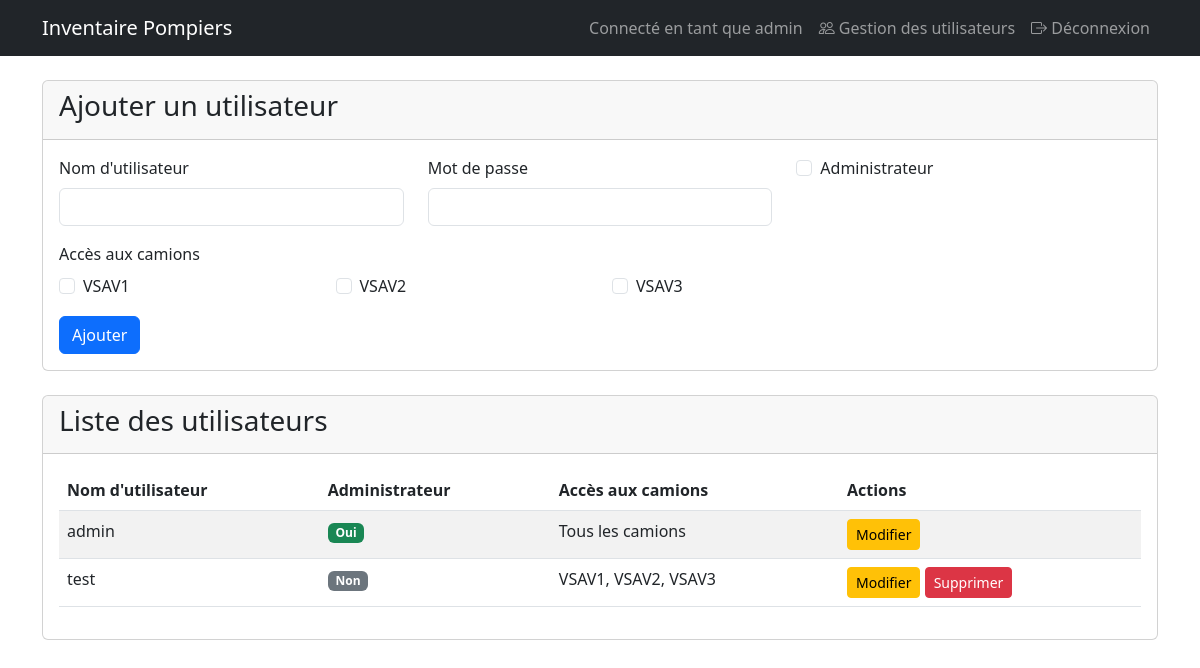
Page /gestion_utilisateurs (signed in) on the committed database.
### app.py (models this page shows, shortened)
class User(UserMixin, db.Model):
    id = db.Column(db.Integer, primary_key=True)
    username = db.Column(db.String(80), unique=True, nullable=False)
    password_hash = db.Column(db.String(120), nullable=False)
    is_admin = db.Column(db.Boolean, default=False)
    camions_access = db.relationship('UserCamionAccess', backref='user', lazy=True)

class Camion(db.Model):
    id = db.Column(db.Integer, primary_key=True)
    nom = db.Column(db.String(80), unique=True, nullable=False)
    description = db.Column(db.Text)
    icon_path = db.Column(db.String(255))
    materiels = db.relationship('Materiel', backref='camion', lazy=True)
    user_access = db.relationship('UserCamionAccess', backref='camion', lazy=True)

class UserCamionAccess(db.Model):
    id = db.Column(db.Integer, primary_key=True)
    user_id = db.Column(db.Integer, db.ForeignKey('user.id'), nullable=False)
    camion_id = db.Column(db.Integer, db.ForeignKey('camion.id'), nullable=False)

### app.py (the view)
@app.route('/gestion_utilisateurs')
@login_required
def gestion_utilisateurs():
    if not current_user.is_admin:
        flash('Permission refusée')
        return redirect(url_for('liste_camions'))
    users = User.query.all()
    camions = Camion.query.all()
    return render_template('gestion_utilisateurs.html', users=users, camions=camions)

### app.py (called while the page is built)
@login_manager.user_loader
def load_user(user_id):
    return User.query.get(int(user_id))

### templates/gestion_utilisateurs.html (shortened to what this page needs)
{% extends "base.html" %}
{% block content %}
<div class="row">
    <div class="col-md-12">
        <div class="card mb-4">
            <div class="card-header">
                <h3>Ajouter un utilisateur</h3>
            </div>
            <div class="card-body">
                <form method="POST" action="{{ url_for('ajouter_utilisateur') }}">
                    <div class="row">
                        <div class="col-md-4">
                            <div class="mb-3">
                                <label for="username" class="form-label">Nom d'utilisateur</label>
                                <input type="text" class="form-control" id="username" name="username" required>
                            </div>
                        </div>
                        <div class="col-md-4">
                            <div class="mb-3">
                                <label for="password" class="form-label">Mot de passe</label>
                                <input type="password" class="form-control" id="password" name="password" required>
                            </div>
                        </div>
                        <div class="col-md-4">
                            <div class="mb-3">
                                <div class="form-check">
                                    <input class="form-check-input" type="checkbox" id="is_admin" name="is_admin">
                                    <label class="form-check-label" for="is_admin">
                                        Administrateur
                                    </label>
                                </div>
                            </div>
                        </div>
                    </div>
                    <div class="mb-3">
                        <label class="form-label">Accès aux camions</label>
                        <div class="row">
                            {% for camion in camions %}
                            <div class="col-md-3">
                                <div class="form-check">
                                    <input class="form-check-input" type="checkbox" id="camion_{{ camion.id }}" name="camion_{{ camion.id }}">
                                    <label class="form-check-label" for="camion_{{ camion.id }}">
                                        {{ camion.nom }}
                                    </label>
                                </div>
                            </div>
                            {% endfor %}
                        </div>
                    </div>
                    <button type="submit" class="btn btn-primary">Ajouter</button>
                </form>
            </div>
        </div>
        <div class="card">
            <div class="card-header">
                <h3>Liste des utilisateurs</h3>
            </div>
            <div class="card-body">
                <div class="table-responsive">
                    <table class="table table-striped">
                        <thead>
                            <tr>
                                <th>Nom d'utilisateur</th>
                                <th>Administrateur</th>
                                <th>Accès aux camions</th>
                                <th>Actions</th>
                            </tr>
                        </thead>
                        <tbody>
                            {% for user in users %}
                            <tr>
                                <td>{{ user.username }}</td>
                                <td>
                                    {% if user.is_admin %}
                                    <span class="badge bg-success">Oui</span>
                                    {% else %}
                                    <span class="badge bg-secondary">Non</span>
                                    {% endif %}
                                </td>
                                <td>
                                    {% if user.is_admin %}
                                    Tous les camions
                                    {% else %}
                                    {% for access in user.camions_access %}
                                    {{ access.camion.nom }}{% if not loop.last %}, {% endif %}
                                    {% endfor %}
                                    {% endif %}
                                </td>
                                <td>
                                    <button type="button" class="btn btn-sm btn-warning" data-bs-toggle="modal" data-bs-target="#editModal{{ user.id }}">
                                        Modifier
                                    </button>
                                    {% if user.id != current_user.id %}
                                    <a href="{{ url_for('supprimer_utilisateur', user_id=user.id) }}" class="btn btn-sm btn-danger" onclick="return confirm('Êtes-vous sûr de vouloir supprimer cet utilisateur ?')">
                                        Supprimer
                                    </a>
                                    {% endif %}
                                </td>
                            </tr>
                            {% endfor %}
                        </tbody>
                    </table>
                </div>
            </div>
        </div>
    </div>
</div>
{% endblock %}

### templates/base.html (shortened to what this page needs)
<!DOCTYPE html>
<html lang="fr">
<head>
    <link href="https://cdn.jsdelivr.net/npm/bootstrap@5.3.0/dist/css/bootstrap.min.css" rel="stylesheet">
    <link href="https://cdn.jsdelivr.net/npm/bootstrap-icons@1.11.1/font/bootstrap-icons.css" rel="stylesheet">
    <link href="https://cdn.datatables.net/1.13.7/css/dataTables.bootstrap5.min.css" rel="stylesheet">
    <link href="https://cdn.datatables.net/buttons/2.4.2/css/buttons.bootstrap5.min.css" rel="stylesheet">
</head>
<body>
    <nav class="navbar navbar-expand-lg navbar-dark bg-dark">
        <div class="container">
            <a class="navbar-brand" href="{{ url_for('liste_camions') }}">Inventaire Pompiers</a>
            <div class="navbar-nav ms-auto">
                {% if current_user.is_authenticated %}
                    <span class="nav-item nav-link">Connecté en tant que {{ current_user.username }}</span>
                    {% if current_user.is_admin %}
                    <a class="nav-item nav-link" href="{{ url_for('gestion_utilisateurs') }}">
                        <i class="bi bi-people"></i> Gestion des utilisateurs
                    </a>
                    {% endif %}
                    <a class="nav-item nav-link" href="{{ url_for('logout') }}">
                        <i class="bi bi-box-arrow-right"></i> Déconnexion
                    </a>
                {% endif %}
            </div>
        </div>
    </nav>
    <div class="container mt-4">
        {% block content %}{% endblock %}
    </div>
</body>
</html>

### rows in the picture
User: username "admin", is_admin "Oui"
Camion: nom "VSAV1"
Camion: nom "VSAV2"
Camion: nom "VSAV3"
User: username "test", is_admin "Non"
UserCamionAccess: camion.nom "VSAV1"
UserCamionAccess: camion.nom "VSAV2"
UserCamionAccess: camion.nom "VSAV3"
